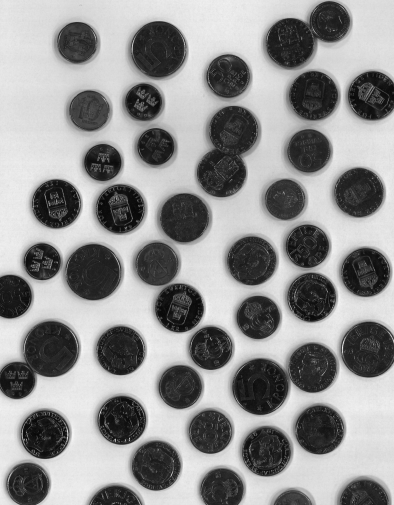
%> input picture lab3/coins.tif, 394 x 505 px
$ octave A_lab3.m   (GNU Octave 9; MATLAB toolbox functions it lacks are replaced by stand-ins)
%> lines starting %> are read from the running program, lines starting %| are printed output that depends on the picture; in (x1, y1, x2, y2) boxes, pixels count from 0 and x2, y2 are one past the last pixel; in counts of white or black regions, pixels touching at a corner belong together; the program's own positions count from 1
%% Lab3
clear; close all;
I = imread('coins.tif'); % 48 coins
%> I is the input picture: size 505x394 uint8; min 8, max 246, mean 144.7

% Puts a threshold, makes it binary
t = graythresh(I);
%> t = 0.506
BW = im2bw(I,t);
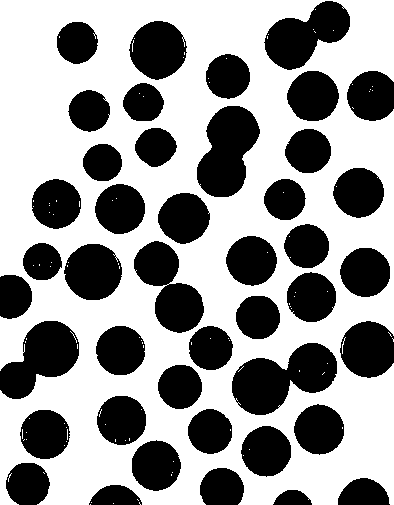
%> BW: size 505x394 logical; 59.4% white; 43 black regions, largest, box (x1, y1, x2, y2) and area: (232, 343, 337, 415) 4475, (197, 106, 260, 197) 3869, (0, 321, 79, 399) 3571

% Get ride of noise --> median filter
BW = medfilt2(BW);   % Median of image, bg=black
%> BW: size 505x394 logical; 59.3% white; 47 black regions (4 under 20 px), largest, box (x1, y1, x2, y2) and area: (232, 343, 337, 415) 4493, (197, 106, 260, 197) 3868, (0, 321, 79, 399) 3584
figure;
imshow(BW); title("Black and white, median filtered")

se = strel('disk',5);
BW = imopen(BW, se);
%> BW: size 505x394 logical; 58.7% white; 28 black regions (3 under 20 px), largest, box (x1, y1, x2, y2) and area: (134, 54, 260, 409) 14267, (265, 0, 394, 173) 9029, (232, 321, 394, 415) 7032

% Negated distance tranform of binary image
BW = - bwdist(BW, 'chessboard');
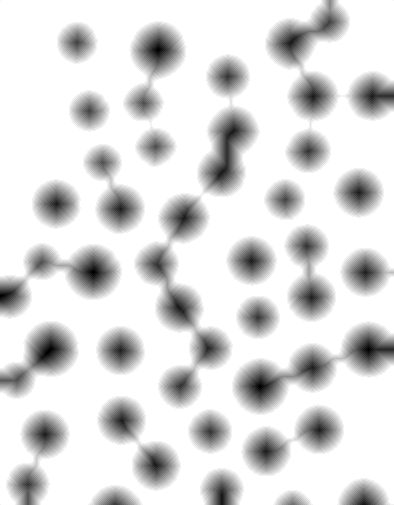
%> BW: size 505x394 single; min -20, max 0, mean -2.78; drawn with min black and max white

% Watershed segmentation
BORDERS = single(watershed(BW));    % Turn single to be able to compare
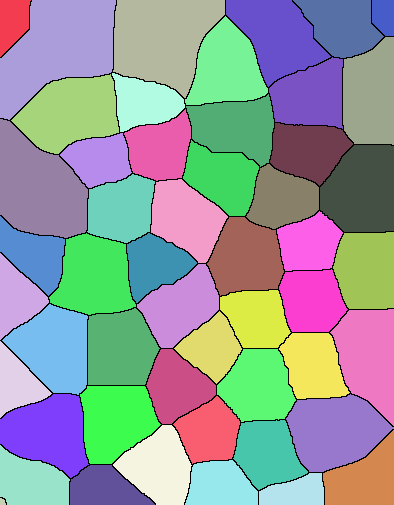
%> BORDERS: size 505x394 single; 52 distinct labels, from 0 to 51; one colour per label, 0 black
BW(BORDERS == 0) = 0;
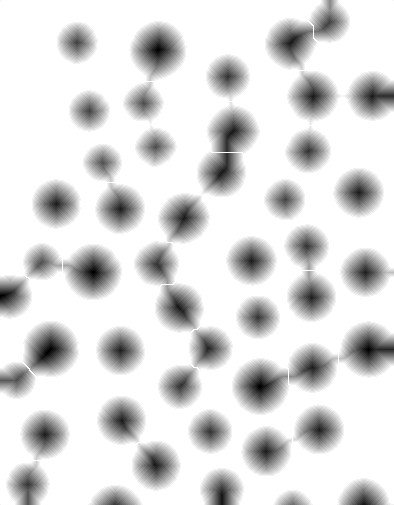
%> BW: size 505x394 single; 0.16% of pixels changed, all inside (x1, y1, x2, y2) = (21, 20, 343, 461); drawn with min black and max white
figure; imagesc(BW); title("Watersheded image");


% Setting labels
[Ilabel, n] = bwlabel(BW);
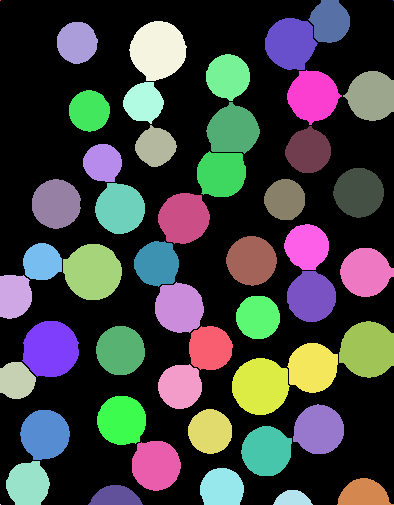
%> Ilabel: size 505x394 double; 52 distinct labels, from 0 to 51; one colour per label, 0 black
%> n = 51
F = regionprops(Ilabel, 'Area');
%> F = 51 regions; largest, Area: 2570, 2556, 2553, 2521, 2477
A = [F.Area];
%> A = 51 values, max 2570 at index 19, min 1 at index 1, mean 1606.5


% Radie
stats = regionprops('table', Ilabel,'Centroid', 'MajorAxisLength', 'MinorAxisLength');
%> stats = 51 regions; first 5, Centroid, MajorAxisLength and MinorAxisLength: [1 1] 1.15 1.15, [15.1 296.6] 46.77 34.24, [17.1 381.2] 38 35.73, [1 505] 1.15 1.15, [28.5 484.6] 45.14 43.19
centers = stats.Centroid;
%> centers = 51 rows, first 12: [1 1; 15.08 296.6; 17.05 381.2; 1 505; 28.54 484.6; 45.47 435.1; 51.16 349.8; 42.71 262.6; 56.8 204.5; 77.62 43.19; 93.33 272.5; 89.83 111.5]
diameters = mean([stats.MajorAxisLength stats.MinorAxisLength], 2);
%> diameters = 51 values, max 57.31 at index 19, min 1.15 at index 1, mean 43.81
radii = diameters/2;
%> radii = 51 values, max 28.66 at index 19, min 0.577 at index 1, mean 21.91

hold on
viscircles(centers,radii);
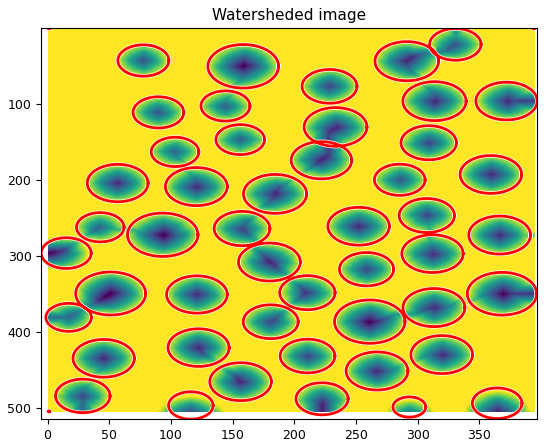
%> figure redrawn from the program's plot data
hold off


figure; hist(A); title("Histogram of areas")
%> after `title("Histogram of areas")`:
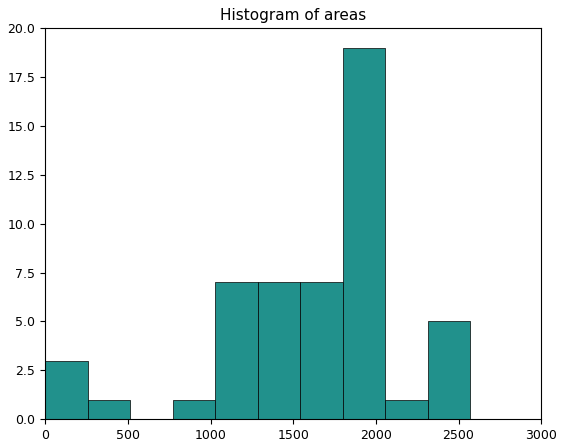
%> figure redrawn from the program's plot data; tallest bar 19 high, from x = 1799.3 to 2056.2
